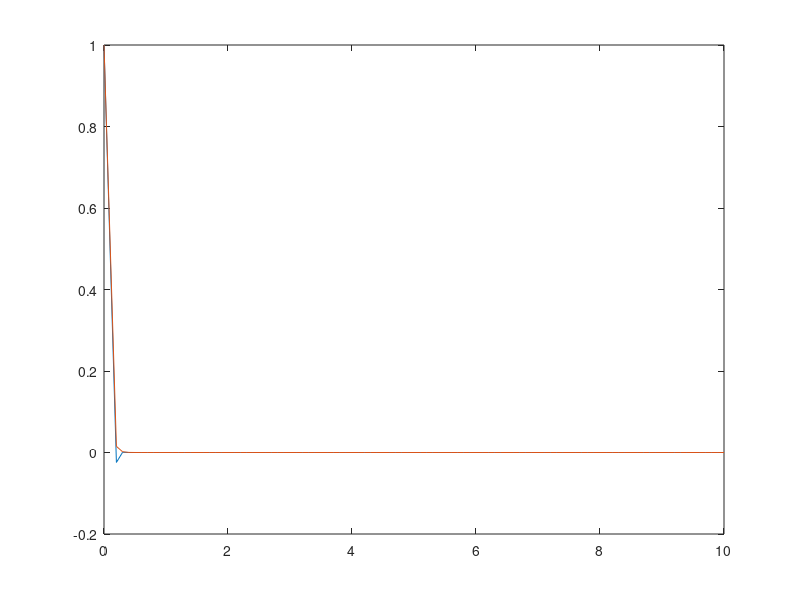

Recreate this plot in MATLAB.
clear; close all;

min=0;
max=10;
N=100;
tau=(max-min)/N;
gam=21;
%2/tau;
y=zeros(1,N);
time=zeros(1,N);
y(1)=1;
for n=2:N    
y(n)=y(n-1)*(1-gam*tau/2)/(1+gam*tau/2);
time(n)=n*tau;
end;
plot(time,y,time,exp(-gam*time));
